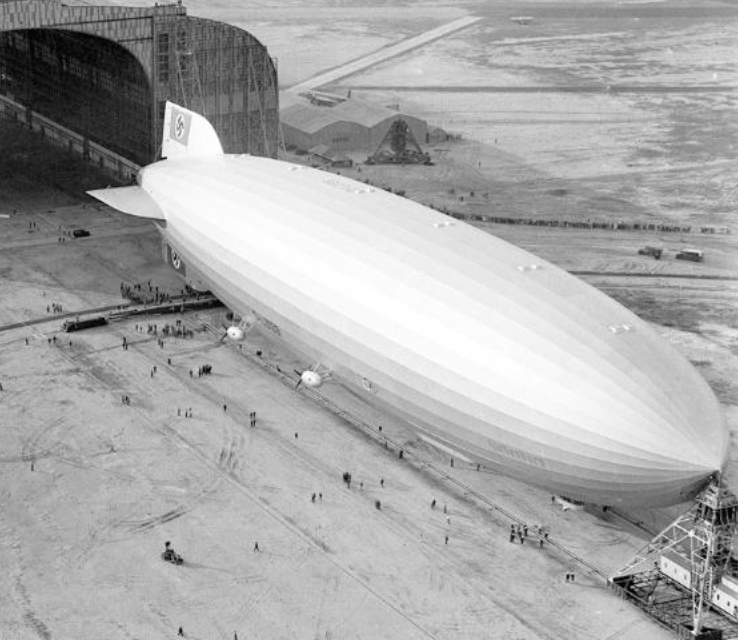
#> input picture lession3/balloon.png, 738 x 640 px
$ python otsu.py
#> lines starting #> are read from the running program, lines starting #| are printed output that depends on the picture; after the words box and inside, x2 and y2 are one past the last pixel; in counts of white or black regions, pixels touching at a corner belong together
import cv2
import matplotlib.pyplot as plt
from typing import Tuple
import numpy as np


def otsu_segmentation(image_path: str) -> Tuple[np.ndarray, np.ndarray]:
    """
    Otsu阈值分割

    参数:
        image_path: 输入图像路径

    返回:
        original_image: 原始图像
        segmented: 分割结果
    """
#> called with image_path = 'balloon.png'
    # 读取图像
    image = cv2.imread(image_path)
#> image is the input picture: shape (640, 738, 3); min 0, max 255, mean 168.3
    original_rgb = cv2.cvtColor(image, cv2.COLOR_BGR2RGB)

    # 转换为灰度图
    gray_image = cv2.cvtColor(image, cv2.COLOR_BGR2GRAY)

    # 应用Otsu阈值分割
    _, otsu_result = cv2.threshold(
        gray_image, 0, 255, cv2.THRESH_BINARY + cv2.THRESH_OTSU
    )
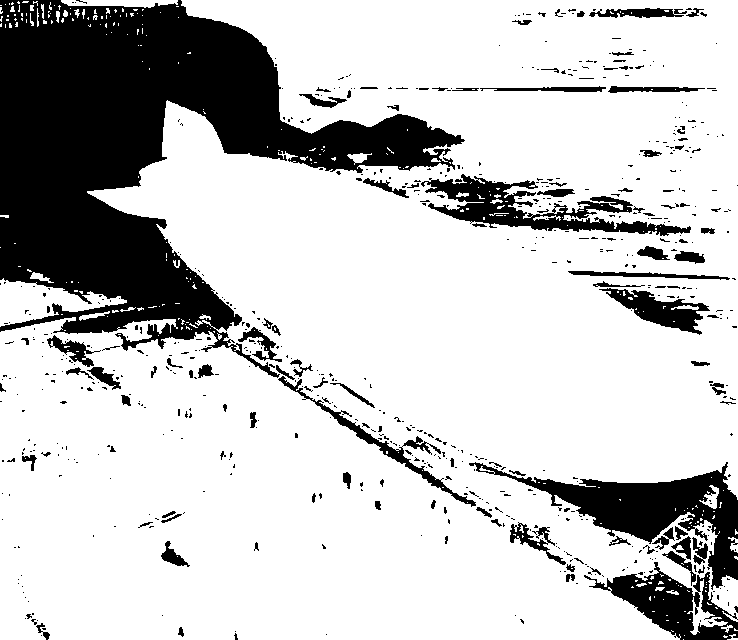
#> otsu_result: shape (640, 738); 77.4% white; 651 black regions (549 under 20 px), largest, box (x1, y1, x2, y2) and area: (0, 0, 465, 378) 70917, (469, 462, 738, 590) 9591, (421, 174, 691, 236) 5414

    return original_rgb, otsu_result


# 执行分割
original_img, otsu_img = otsu_segmentation("balloon.png")

# 可视化结果
fig, axes = plt.subplots(1, 2, figsize=(12, 6))
axes[0].imshow(original_img)
axes[0].set_title("Original Image")
axes[0].axis("off")

axes[1].imshow(otsu_img, cmap="gray")
axes[1].set_title("Otsu Threshold Segmentation")
axes[1].axis("off")

plt.tight_layout()
plt.show()
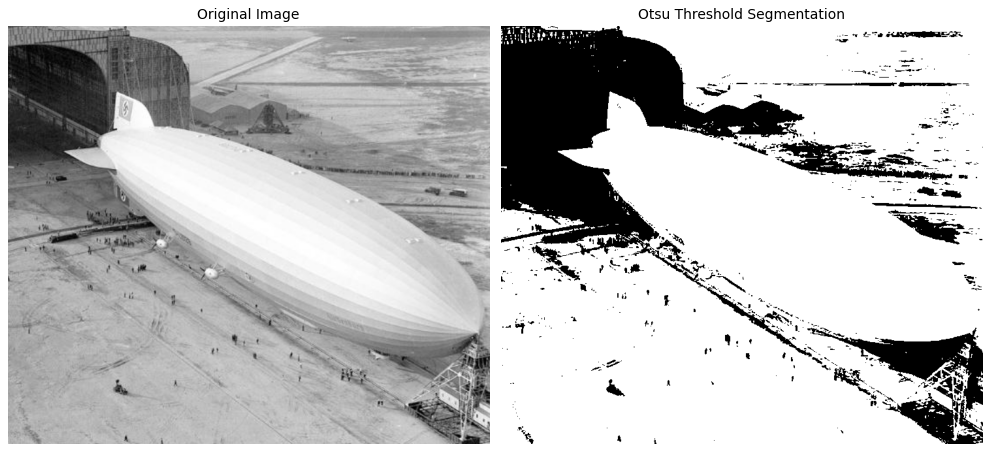
#> figure drawn by matplotlib, 2 panels

$ run again, with lession3/baboon.png copied over lession3/balloon.png
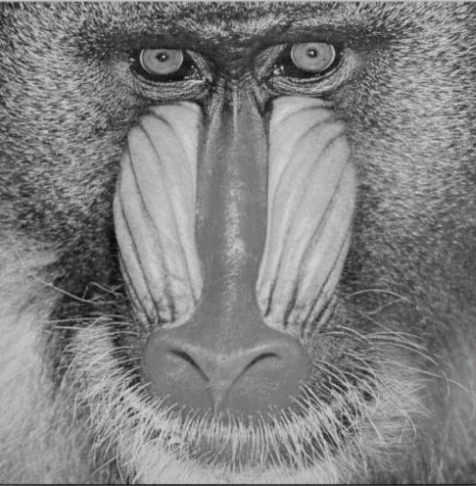
#> input picture lession3/baboon.png, 476 x 486 px
#> in otsu_segmentation, image is the input picture: shape (486, 476, 3); mean B, G, R 128.4, 128.4, 128.4
#> in otsu_segmentation, `_, otsu_result = cv2.threshold( gray_image, 0, 255, cv2.THRESH_BINARY ..`:
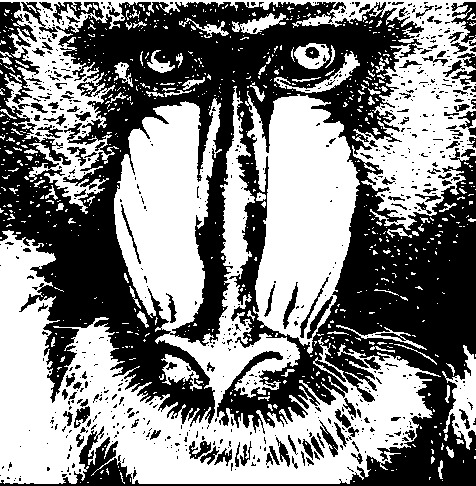
#> otsu_result: shape (486, 476); 51.7% white; 709 black regions (583 under 20 px), largest, box (x1, y1, x2, y2) and area: (0, 2, 476, 486) 100693, (451, 2, 476, 43) 473, (21, 2, 58, 39) 261
#> `plt.show()`:
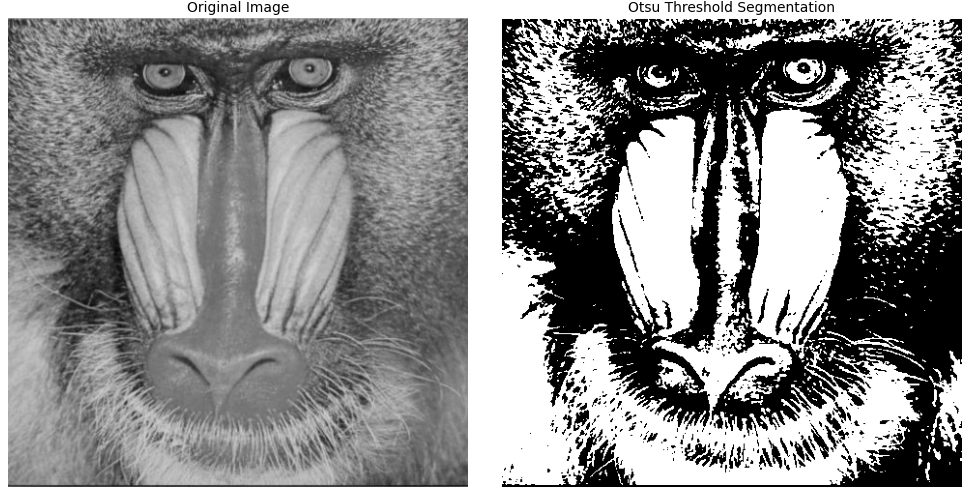
#> figure drawn by matplotlib, 2 panels
